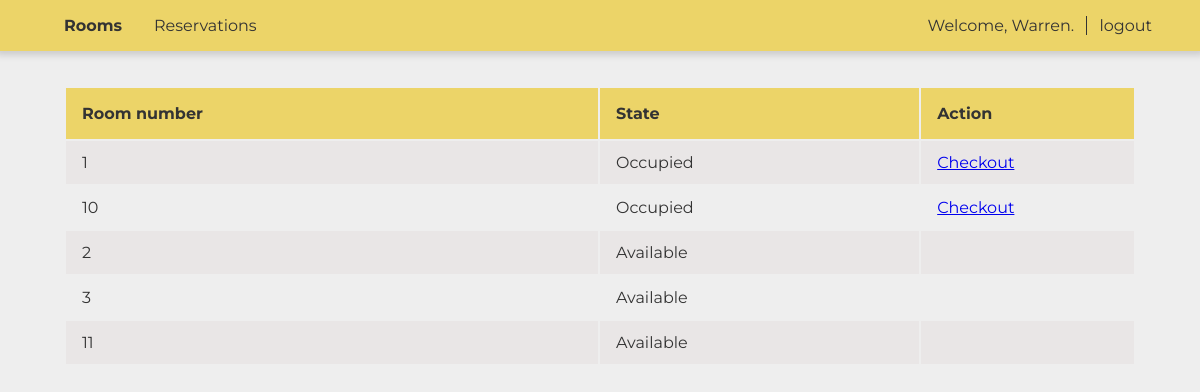
Page /management/index.php (signed in) on the earlier database version.
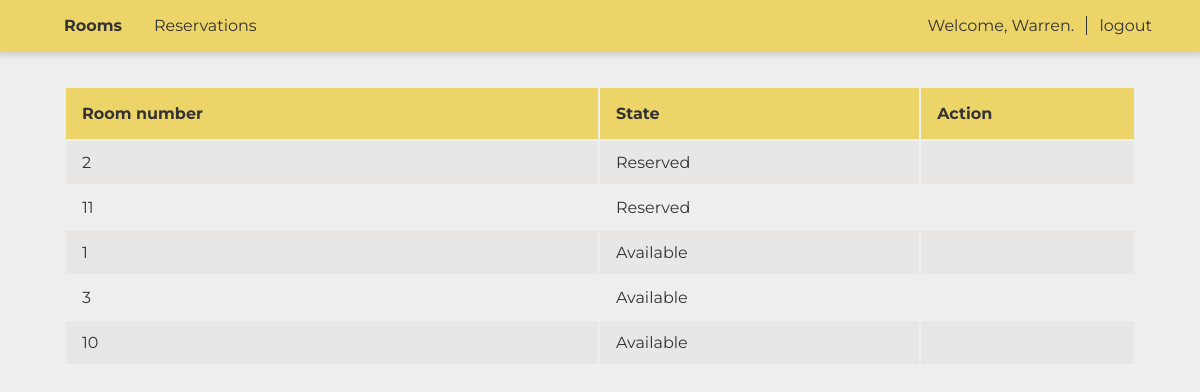
Same page on the later database version.
### tables this page shows
CREATE TABLE `rooms` (
  `room_id` int(11) NOT NULL,
  `roomNo` int(11) NOT NULL,
  `roomType` varchar(191) NOT NULL,
  `rate` double NOT NULL,
  `status` varchar(191) NOT NULL,
  `guest_id` int(11) NOT NULL
);

### management/index.php (the view, shortened to what this page needs)
<?php
require_once('../includes/config/db.php');
$userdata = '';
if (!isset($_SESSION['admin_session'])) {
    header('location: login.php');
}
else {
    $userdata = $_SESSION['admin_session'];
}
$query = "SELECT * FROM rooms ORDER BY status DESC";
$result = $conn->query($query);
?>
<!DOCTYPE html>
<html>
<head>
    <link rel="stylesheet" type="text/css" media="all" href="../css/roomManage.css" />
</head>
<body>
    <div class="top">
        <div id="menuItems">
            <a id="active">
                <div>
                    Rooms
                </div>
            </a>
            <a href="manage.php">
                <div>
                    Reservations
                </div>
            </a>
        </div>
        <div class="userOptions">
            <span>Welcome, <?php echo $userdata[0]['firstname']."." ?></span>
            <a href="../includes/action/logout.php">logout</a>
        </div>
    </div>
    <div class="underlay">
    </div>
    <div class="tableContain">
        <table>
            <tr>
                <th>Room number</th>
                <th>State</th>
                <th>Action</th>
            </tr>
            <?php
            while ($row = $result->fetch_assoc()) {
                echo   '<tr>
                            <td>'.$row['roomNo'].'</td>
                            <td>'.$row['status'].'</td>
                            '.(($row['status'] == 'Occupied')
                            ?   '<td>
                                    <a href="?view='.$row['roomNo'].'&id='.$row['guest_id'].'">Checkout</a>
                                </td>'
                            :   '<td>
                                </td>').
                            '
                        </tr>';
            }
            ?>
        </table>
    </div>
</body>
</html>

Differences in the rows shown:
changed rooms (number 1 of 5 on the later page): status "Available" → "Reserved"; moves up the list
changed rooms (number 2 of 5 on the later page): status "Available" → "Reserved"; moves up the list
changed rooms (number 3 of 5 on the later page): status "Occupied" → "Available"; guest_id empty → 0 (drawn); no longer shows "Checkout"
changed rooms (number 4 of 5 on the later page): moves down the list
changed rooms (number 5 of 5 on the later page): status "Occupied" → "Available"; guest_id empty → 0 (drawn); no longer shows "Checkout"
